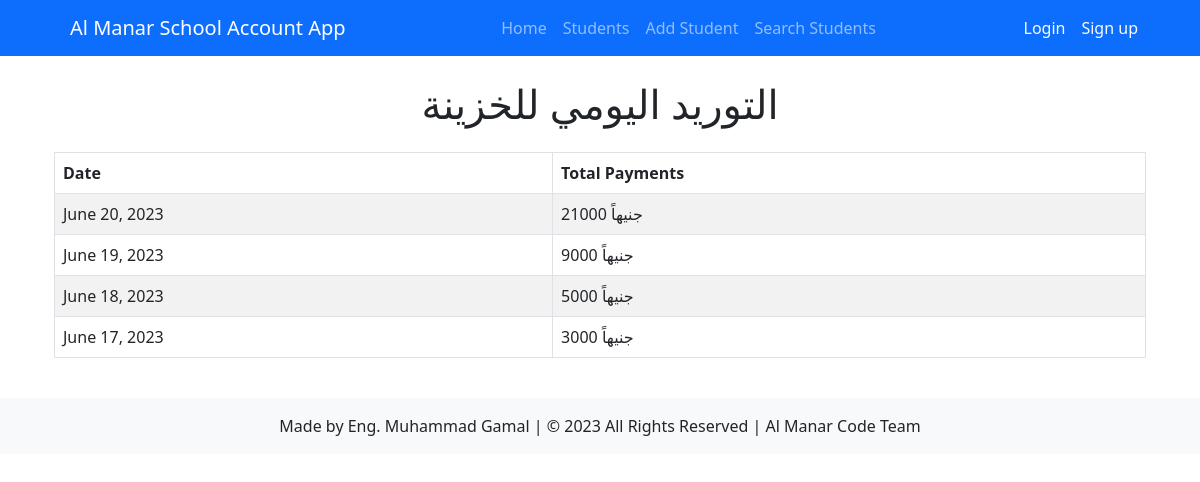
Screenshot of /students/daily_report/ with the database file from the repository.
### students/models.py (models this page shows, shortened)
class Tuition(models.Model):
    student = models.ForeignKey('Student', related_name='tuitions', on_delete=models.CASCADE)
    installment_number = models.IntegerField()
    amount_tuition = models.DecimalField(max_digits=8, decimal_places=2)
    paid = models.BooleanField(default=False)
    receipt_date = models.DateTimeField(default=timezone.now, editable=False)

### students/views.py (the view)
# urls.py: path('daily_report/', views.generate_daily_report, name='daily_report'),
def generate_daily_report(request):
    report_date = date.today()
    start_date = report_date - timedelta(days=30)  # Change the number of days as needed
    daily_payments = Tuition.objects.filter(paid=True, receipt_date__date__range=[start_date, report_date]).values('receipt_date__date').annotate(total_amount=Sum('amount_tuition')).order_by('-receipt_date__date')
    paginator = Paginator(daily_payments, 10)  # Show 10 payments per page
    page_number = request.GET.get('page')
    page_obj = paginator.get_page(page_number)
    context = {
        'report_date': report_date,
        'daily_payments': page_obj
    }
    return render(request, 'students/daily_report.html', context)

### students/templates/students/daily_report.html (shortened to what this page needs)
 {% extends 'students/base.html' %}
{% block content %}
    <h1 class="mb-4 text-center">التوريد اليومي للخزينة</h1>
    <div class="table-responsive">
        <table class="table table-striped table-bordered">
            <thead>
                <tr>
                    <th>Date</th>
                    <th>Total Payments</th>
                </tr>
            </thead>
            <tbody>
                {% for payment in daily_payments %}
                    <tr>
                        <td>{{ payment.receipt_date__date }}</td>
                        <td>جنيهاً {{ payment.total_amount }}</td>
                    </tr>
                {% empty %}
                    <tr>
                        <td colspan="2">No payments yet.</td>
                    </tr>
                {% endfor %}
            </tbody>
        </table>
    </div>
{% endblock %}

### rows the page displays
Tuition: receipt_date__date "June 19, 2023", total_amount "9000"
Tuition: receipt_date__date "June 18, 2023", total_amount "5000"
Tuition: receipt_date__date "June 17, 2023", total_amount "3000"

### other values shown
{{ payment.receipt_date__date }} "June 20, 2023"
{{ payment.total_amount }} "21000"
